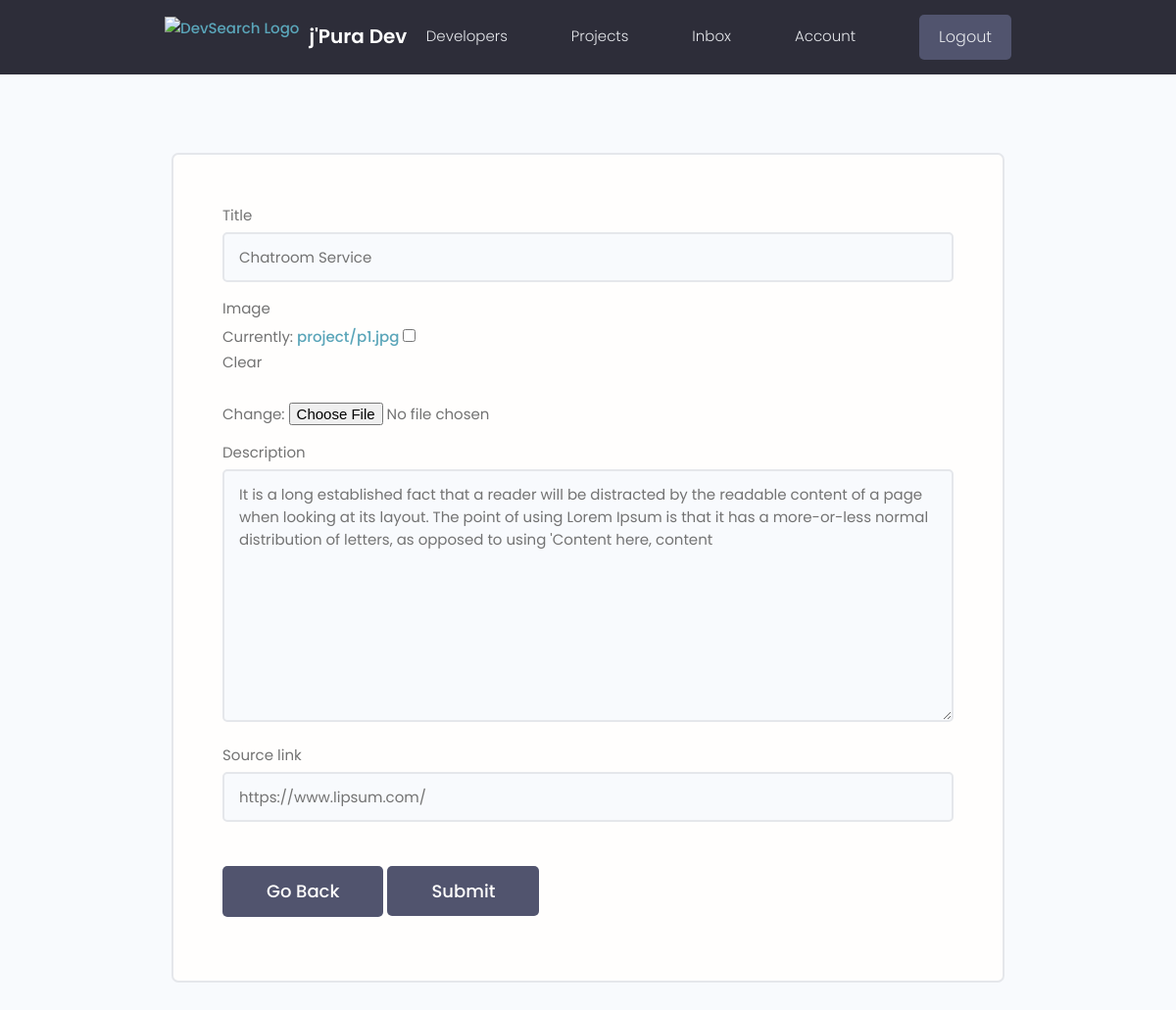
Screenshot of /update-project/1/ (signed in) with the database file from the repository.
### home/models.py (models this page shows, shortened)
class Project(models.Model):
    owner = models.ForeignKey(User, on_delete=models.CASCADE)
    title = models.CharField(max_length=200)
    image = models.ImageField(upload_to = 'project/', default='project/default.jpg', null=True, blank=True)
    description = models.TextField()
    source_link = models.CharField(max_length=200, null=True, blank=True)
    vote_total = models.IntegerField(default=0)
    vote_ratio = models.IntegerField(default=0)
    created = models.DateTimeField(auto_now_add=True)
    class Meta:
        ordering = ['-vote_ratio', '-vote_total']

### home/views.py (the view)
# urls.py: path('update-project/<int:pk>/', updateProject, name = 'update-project'),
@login_required
def updateProject(request, pk):
    project = Project.objects.get(id = pk)
    if project.owner != request.user:
        return HttpResponse("<h1>You are not allowed here!")
    form = ProjectForm(instance = project)
    if request.method == 'POST':
        form = ProjectForm(request.POST, request.FILES, instance = project)
        if form.is_valid():
            project = form.save()
            messages.success(request, "Project updated successfully!")
            return redirect('user-account')
    context = {'form': form}
    return render(request, 'home/project_update.html', context)

### home/forms.py
class ProjectForm(ModelForm):
    class Meta:
        model = Project
        fields = ['title', 'image', 'description', 'source_link']
    def __init__(self, *args, **kwargs):
        super(ProjectForm, self).__init__(*args, **kwargs)
        for name, field in self.fields.items():
            field.widget.attrs.update({'class': 'input'})

### home/templates/home/project_update.html (shortened to what this page needs)
{% extends 'base.html' %}
{% block content %}
    <main class="formPage my-xl">
        <div class="content-box">
            <div class="formWrapper">
                <form class="form" method="POST" enctype="multipart/form-data">
                    {% for field in form %}
                    <div class="form__field">
                        <label for="formInput#text">{{field.label}}</label>
                        {{field}}
                    </div>
                    {% endfor %}
                    <a class="btn btn--sub btn--lg  my-md" href="{% url 'user-account' %}">Go Back</a>
                    <input class="btn btn--sub btn--lg  my-md" type="submit" value="Submit" />
                </form>
            </div>
        </div>
    </main>
{% endblock content %}

### static/css/main.css (style rules this page uses)
:root { --color-sub: #2d2d39; }
.btn--sub { background-color: var(--color-sub-light); }
.content-box { width: 95%; max-width: 85rem; margin: 0 auto; }
.formPage .formWrapper { list-style: none; background: var(--color-white); padding: 3.5rem 5rem; border: 2px solid var(--color-light); border-radius: 0.7rem; }

### static/uikit/styles/modules/_variables.css (style rules this page uses)
:root { --color-main: #5aa5b9; --color-main-light: #e6faff; --color-sub: #3f4156; --color-sub-light: #51546e; --color-sub-lighter: #ededfd; --color-text: #737373; --color-gray: #8b8b8b; --color-light: #e5e7eb; --color-light-gray: #767676; --color-bg: #f8fafd; --color-white: #fffefd; --color-white-light: #f3f3f3; --color-success: #359e64; --color-success-bg: #def8e8; --color-error: #fc4b0b; --color-error-bg: #fff2ee; --font-base: 'Poppins', arial, helvetica, 'Segoe UI', roboto, ubuntu, sans-serif; --font-monospace: 'Fira Code', 'Courier New', courier, monospace; --font-regular: 300; --font-medium: 500; --font-bold: 700; --generic-shadow: 1px 1px 5px #00000010; --generic-transition: all 0.3s ease-in-out; }

### static/uikit/styles/modules/_base.css (style rules this page uses)
* { margin: 0; padding: 0; box-sizing: border-box; text-rendering: optimizeLegibility; color: inherit; font-size: inherit; }
html { font-size: 50%; }
@media only screen and (min-width: 480px) { html { font-size: 56.25%; } }
@media only screen and (min-width: 1200px) { html { font-size: 62.5%; } }
body { line-height: 1.6; font-weight: 400; font-size: 1.5rem; color: var(--color-text); background-color: var(--color-bg); min-height: 100vh; }

### static/uikit/styles/modules/_typography.css (style rules this page uses)
* { font-family: var(--font-base); }
a { padding-bottom: 2px; text-decoration: none; display: inline-block; color: var(--color-main); font-weight: var(--font-medium); }

### static/uikit/styles/modules/_utilities.css (style rules this page uses)
.my-md { margin: 3rem auto; }
.my-xl { margin: 8rem auto; }

### static/uikit/styles/modules/_button.css (style rules this page uses)
.btn { display: inline-block; position: relative; cursor: pointer; background-color: var(--color-light); font-weight: var(--font-medium); color: var(--color-sub); text-decoration: none; padding: 1rem 2rem; border-radius: 0.5rem; border: none; width: -webkit-fit-content; width: -moz-fit-content; width: fit-content; height: -webkit-fit-content; height: -moz-fit-content; height: fit-content; font-size: 1.6rem; outline-width: 0; outline-color: transparent; -webkit-backface-visibility: hidden; backface-visibility: hidden; transition: all 0.3s ease-in-out; }
.btn--sub { background-color: var(--color-sub); color: var(--color-white); }
.btn--lg { font-size: 1.8rem; padding: 1.2rem 4.5rem; }

### static/uikit/styles/modules/_form.css (style rules this page uses)
.form { display: block; }
.form__field { margin-top: 1.5rem; margin-bottom: 1.5rem; }
.form__label, .form__field > label { display: block; margin-bottom: 0.5rem; color: var(--color-text); }
input.input[type='text'], input.input[type='email'], input.input[type='password'], input.input[type='number'], select.input, textarea.input { min-width: 24rem; width: 100%; padding: 1.2rem 1.5rem; border-radius: 0.5rem; border: 2px solid var(--color-light); transition: all 0.3s ease-in-out; background-color: var(--color-bg); }

### rows the page displays
Project: form "Chatroom Service" "It is a long established fact that a reader will be distracted by the readable content of a page when looking at its layout. The point of using Lorem Ipsum is that it has a more-or-less normal distribution of letters, as opposed to using 'Content here, content" "https://www.lipsum.com/"

### other values shown
{{ field.label }} "Title" "Image" "Description" "Source link"
